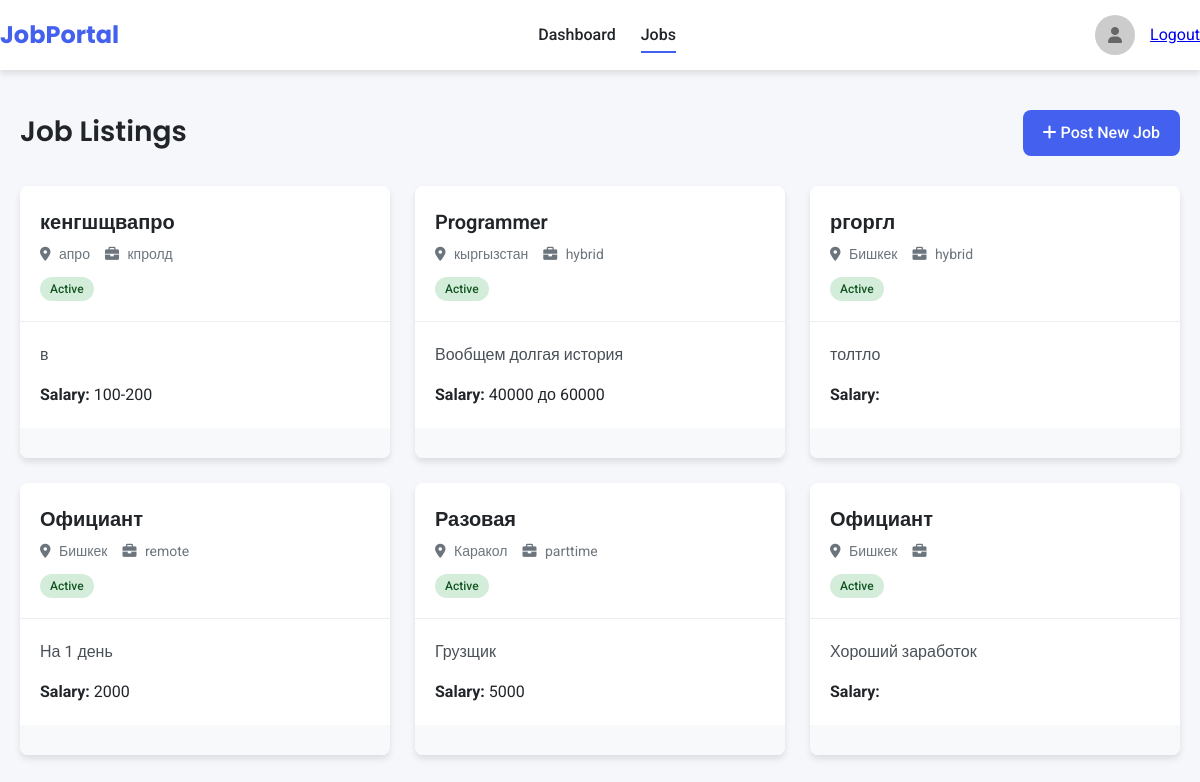
/company/jobs (signed in), run on an earlier commit of the app's database.
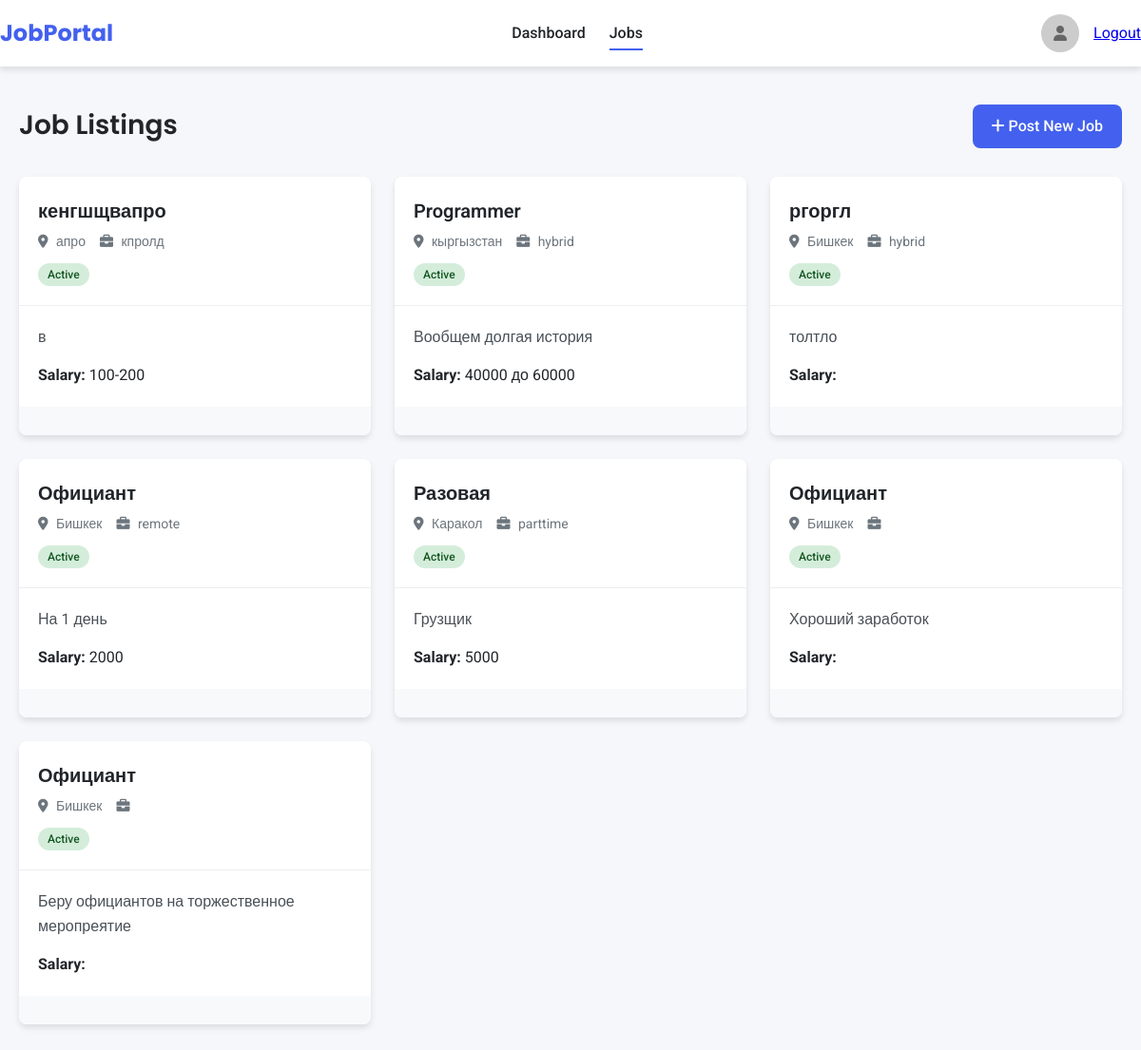
And on a later commit of the database.
### app.py (models this page shows)
class JobOffer(db.Model):
    __tablename__ = 'job_offers'
    id = db.Column(db.Integer, primary_key=True)
    job_title = db.Column(db.String(100), nullable=False)
    location = db.Column(db.String(100), nullable=False)
    category = db.Column(db.String(100), nullable=False)
    job_type = db.Column(db.String(50), nullable=False)
    describe_position = db.Column(db.Text)
    unique_journey = db.Column(db.Text)
    employee_expectations = db.Column(db.Text)
    employee_contribution = db.Column(db.Text)
    team_description = db.Column(db.Text)
    interview_process = db.Column(db.Text)
    salary_range = db.Column(db.String(100))
    benefits = db.Column(db.Text)
    payment_frequency = db.Column(db.String(50))
    user_id = db.Column(db.Integer, db.ForeignKey('users.id'))  # внешний ключ
    user = db.relationship('User', back_populates='posted_jobs')  # это и есть нужное свойство
    company_id = db.Column(db.Integer, db.ForeignKey('companies.id'), nullable=False)
    company = db.relationship('Company', back_populates='job_offers')
    author = db.relationship('User', back_populates='job_offers')  # Changed from 'posted_jobs'
    applications = db.relationship('Application', back_populates='job_offer', lazy=True)

### app.py (the view)
@app.route('/company/jobs')
def company_jobs():
    if 'company_id' not in session:
        flash('Пожалуйста, войдите в аккаунт компании', 'error')
        return redirect(url_for('company_login'))
    company_id = session['company_id']
    conn = get_db_connection()
    cursor = conn.cursor()
    cursor.execute("SELECT * FROM companies WHERE id = ?", (company_id,))
    company = cursor.fetchone()
    if not company:
        flash('Компания не найдена', 'error')
        return redirect(url_for('company_login'))
    cursor.execute("""
        SELECT * FROM job_offers
        WHERE company_id = ?
    """, (company_id,))
    jobs = cursor.fetchall()
    conn.close()
    return render_template('company_jobs.html',
                           company=company,
                           jobs=jobs)

### app.py (called while the page is built, shortened)
@app.before_request
def create_admin_if_needed():
    global admin_created

@app.context_processor
def inject_user():
    return dict(current_user=current_user)

def get_db_connection():
    conn = sqlite3.connect("mydatabase.db")
    conn.row_factory = sqlite3.Row
    return conn

### templates/company_jobs.html (shortened to what this page needs)
<!DOCTYPE html>
<html lang="en">
<head>
    <link rel="stylesheet" href="https://cdnjs.cloudflare.com/ajax/libs/font-awesome/6.0.0-beta3/css/all.min.css">
</head>
<body>
    <header>
        <div class="container header-container">
            <a href="{{ url_for('company_dashboard') }}" class="logo">JobPortal</a>
            <nav class="nav-links">
                <a href="{{ url_for('company_dashboard') }}">Dashboard</a>
                <a href="{{ url_for('company_jobs') }}" class="active">Jobs</a>
            </nav>
            <div class="user-menu">
                {% if current_user.avatar %}
                    <img src="{{ url_for('static', filename='uploads/' + current_user.avatar) }}" alt="User Avatar" class="avatar">
                {% else %}
                    <div class="avatar" style="background-color: #ccc; display: flex; align-items: center; justify-content: center;">
                        <i class="fas fa-user" style="color: #666;"></i>
                    </div>
                {% endif %}
                <a href="{{ url_for('logout') }}">Logout</a>
            </div>
        </div>
    </header>
    <main class="main-content">
        <div class="container">
            <div class="page-header">
                <h1 class="page-title">Job Listings</h1>
                <a href="{{ url_for('create_job_offer') }}" class="btn">
                    <i class="fas fa-plus"></i> Post New Job
                </a>
            </div>
            {% if jobs %}
                <div class="jobs-container">
                    {% for job in jobs %}
                        <div class="job-card">
                            <div class="job-header">
                                <h2 class="job-title">{{ job.job_title }}</h2>
                                <div class="job-meta">
                                    <span><i class="fas fa-map-marker-alt"></i> {{ job.location }}</span>
                                    <span><i class="fas fa-briefcase"></i> {{ job.job_type }}</span>
                                </div>
                                <span class="status-badge status-active">Active</span>
                            </div>
                            <div class="job-body">
                                <p class="job-description">
                                    {{ job.describe_position|truncate(200) }}
                                </p>
                                <p><strong>Salary:</strong> {{ job.salary_range }}</p>
                            </div>
                            <div class="job-footer">
                            </div>
                        </div>
                    {% endfor %}
                </div>
            {% endif %}
        </div>
    </main>
</body>
</html>

What changed in the data, as far as the page shows it:
added JobOffer: job_title "Официант", location "Бишкек", describe_position "Беру официантов на торжественное меропреятие"
